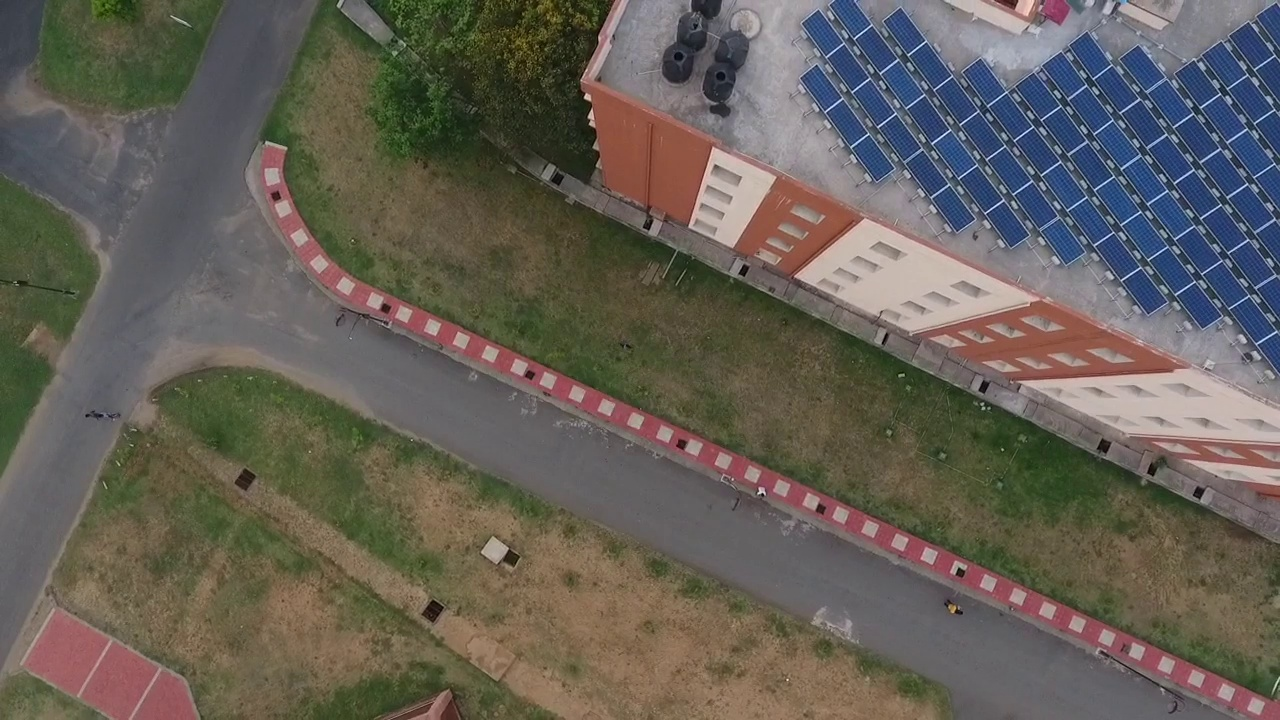
#> input picture 13-ann-road-classification/dataset/frame170.jpg, 1280 x 720 px
$ jupyter execute road-class-naive-bayes.ipynb   (shell and % lines are left out)
#> lines starting #> are read from the running program, lines starting #| are printed output that depends on the picture; after the words box and inside, x2 and y2 are one past the last pixel; in counts of white or black regions, pixels touching at a corner belong together
# Pixel level classification using Naive-Bayes Classifier

[cell 1]
import numpy as np
import matplotlib.pyplot as plt
from sklearn import preprocessing
from sklearn.metrics import confusion_matrix
from sklearn.model_selection import train_test_split
from sklearn.naive_bayes import GaussianNB
from sklearn.metrics import accuracy_score
import seaborn as sb
import cv2

plt.rcParams['figure.facecolor'] = 'w'
plt.rcParams['figure.figsize'] = [18, 16]
plt.rcParams['figure.dpi'] = 80
plt.rcParams['savefig.dpi'] = 80
plt.rcParams['font.size'] = 14

### Data preprocessing

[cell 2]
# Separate data channel and make channels as features
cws_path = 'dataset/'
img = cv2.imread(cws_path + 'frame170.jpg')
#> img is the input picture: shape (720, 1280, 3); mean B, G, R 87.2, 95.6, 100.9
img_GT = cv2.imread(cws_path + 'frame170.png')
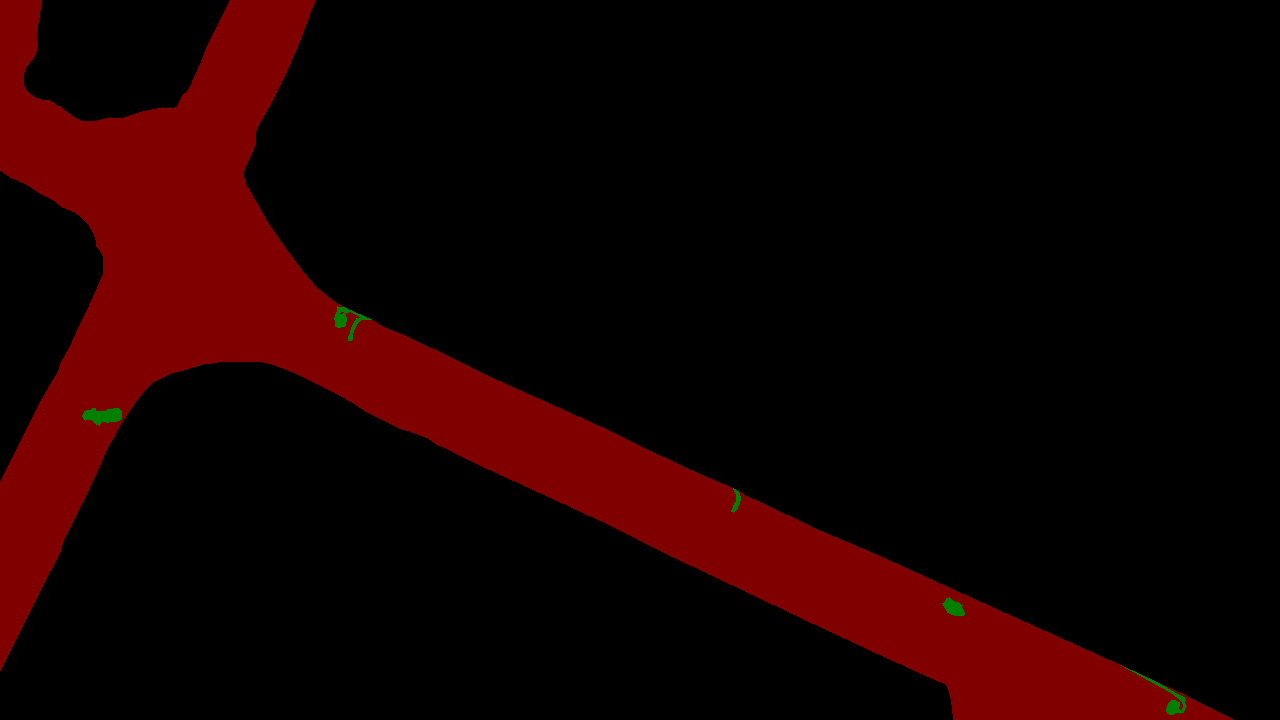
#> input picture 13-ann-road-classification/dataset/frame170.png, 1280 x 720 px
#> img_GT is the input picture: shape (720, 1280, 3); mean B, G, R 0, 0.2, 23.5
# img.shape
# Seprate channels of original image, flatten then stack together
img_B, img_G, img_R = img[:,:,0], img[:,:,1], img[:,:,2]
X = np.vstack((img_B.flatten(), img_G.flatten(), img_R.flatten())).T

# Convert GT to grayscale
#print(np.unique(img_GT[:,:,2]))
img_GT = cv2.cvtColor(img_GT, cv2.COLOR_BGR2GRAY)
#> img_GT: shape (720, 1280)
#print(img_GT.shape)

y = img_GT.flatten()

# Random shuffle the whole dataset
dataset = np.hstack((X, y.reshape(len(y), 1)))
np.random.shuffle(dataset)

# Split X and y
X = dataset[:,:-1]
y = dataset[:,-1]

# [9 lines of commented-out code are left out]

## Split training and Testing set

[cell 3]
# Split Training and Testing set
X_train, X_test, y_train, y_test = train_test_split(X, y, test_size=0.2)

## Create SVM model

[cell 4]
# [5 lines of commented-out code are left out]

## Create Naive-Bayes model

[cell 5]
model = GaussianNB()
model.fit(X_train, np.ravel(y_train))

# data prediction
y_predict = model.predict(X_test)
accuracy = accuracy_score(y_test, y_predict)
#> accuracy = 0.931

#print('PRIOR PROBABILITY : {}'.format(model.class_prior_))
print('TESTING ACCURACY : {:.4f} %'.format(accuracy * 100))
#| TESTING ACCURACY : 93.0935 %

[cell 6]
# Validation
img_valid = cv2.imread(cws_path+'frame120.jpg')
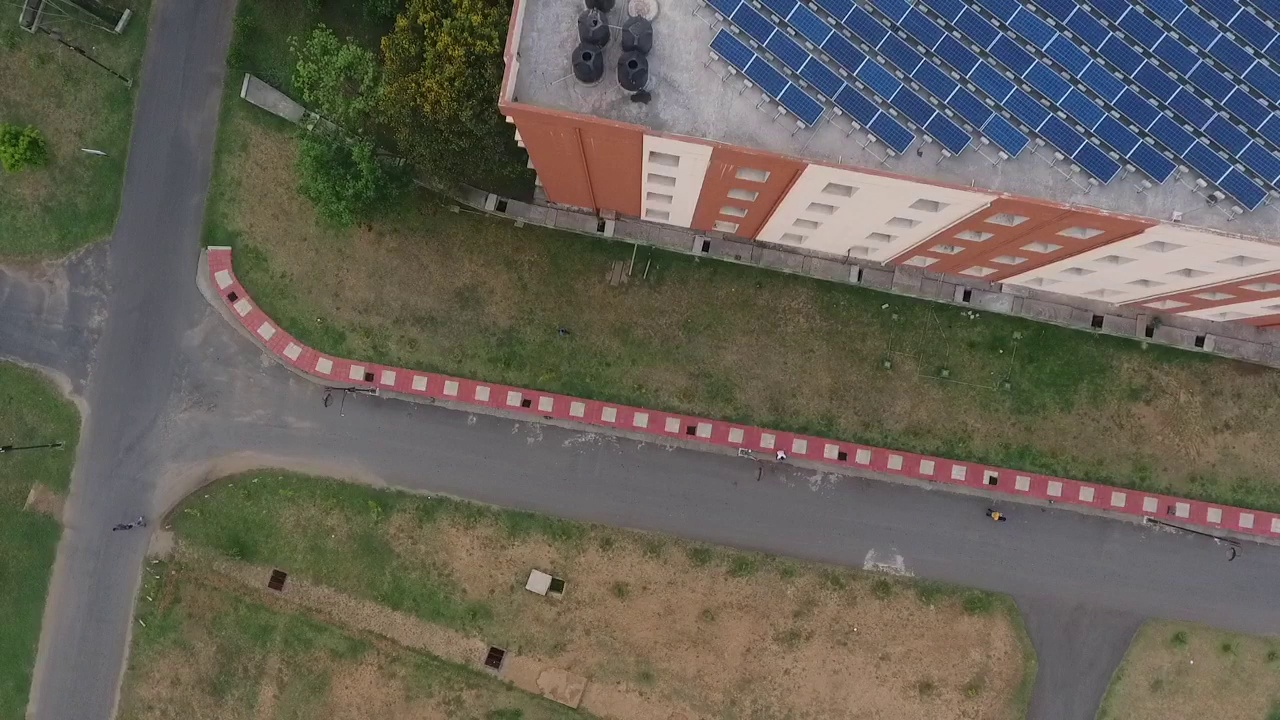
#> input picture 13-ann-road-classification/dataset/frame120.jpg, 1280 x 720 px
#> img_valid is the input picture: shape (720, 1280, 3); mean B, G, R 88.4, 98, 102.4
img_valid_GT = cv2.imread(cws_path+'frame120.png')
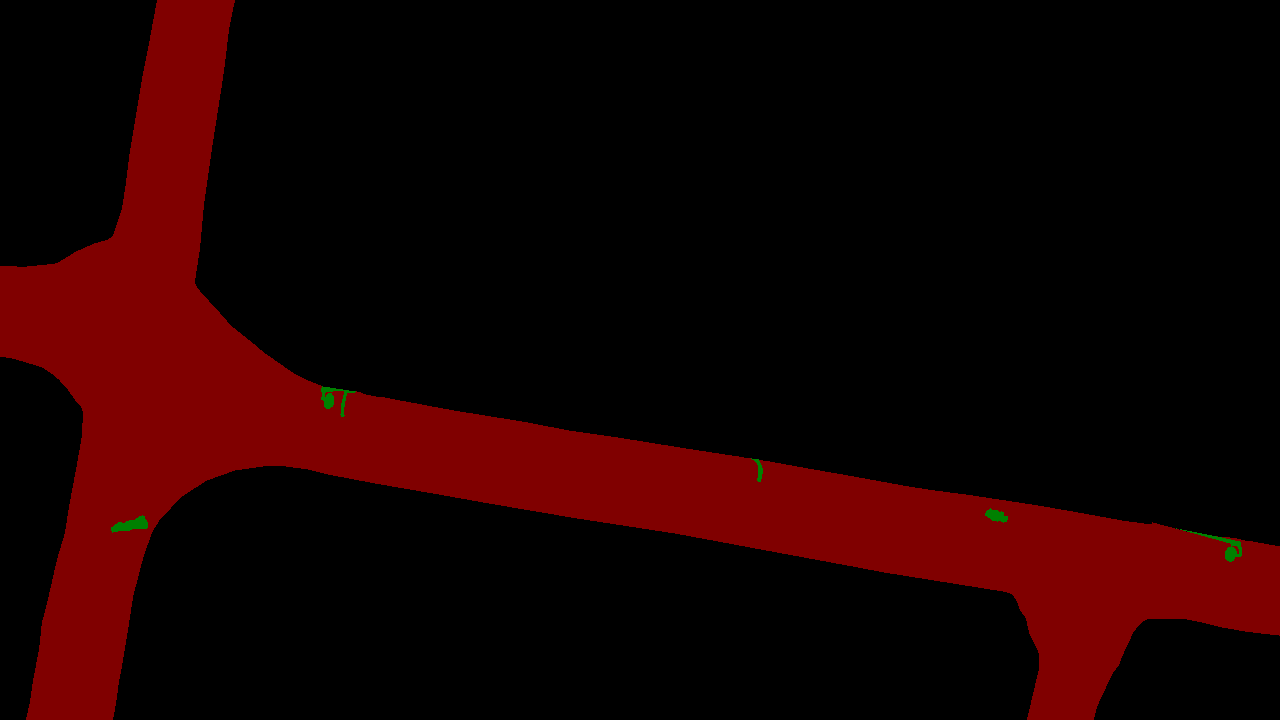
#> input picture 13-ann-road-classification/dataset/frame120.png, 1280 x 720 px
#> img_valid_GT is the input picture: shape (720, 1280, 3); mean B, G, R 0, 0.2, 26.1

# Seprate channels of original image, flatten then stack together
img_valid_B, img_valid_G, img_valid_R = img_valid[:,:,0], img_valid[:,:,1], img_valid[:,:,2]
X_valid = np.vstack((img_valid_B.flatten(), img_valid_G.flatten(), img_valid_R.flatten())).T

# Convert GT to grayscale
img_valid_GT = cv2.cvtColor(img_valid_GT, cv2.COLOR_BGR2GRAY)
#> img_valid_GT: shape (720, 1280)
y_valid = img_valid_GT.flatten()

y_predict = model.predict(X_valid)

accuracy_val = accuracy_score(y_valid, y_predict)
#> accuracy_val = 0.924
print('VALIDATION ACCURACY : {:05.4f} %'.format(accuracy_val*100))
#| VALIDATION ACCURACY : 92.4140 %

# Plotting
# Get the Goung_truth and the Predict images
ground_truth_image = img_valid_GT
predicted_image = np.reshape(y_predict, (img_valid_GT.shape[0],img_valid_GT.shape[1]))
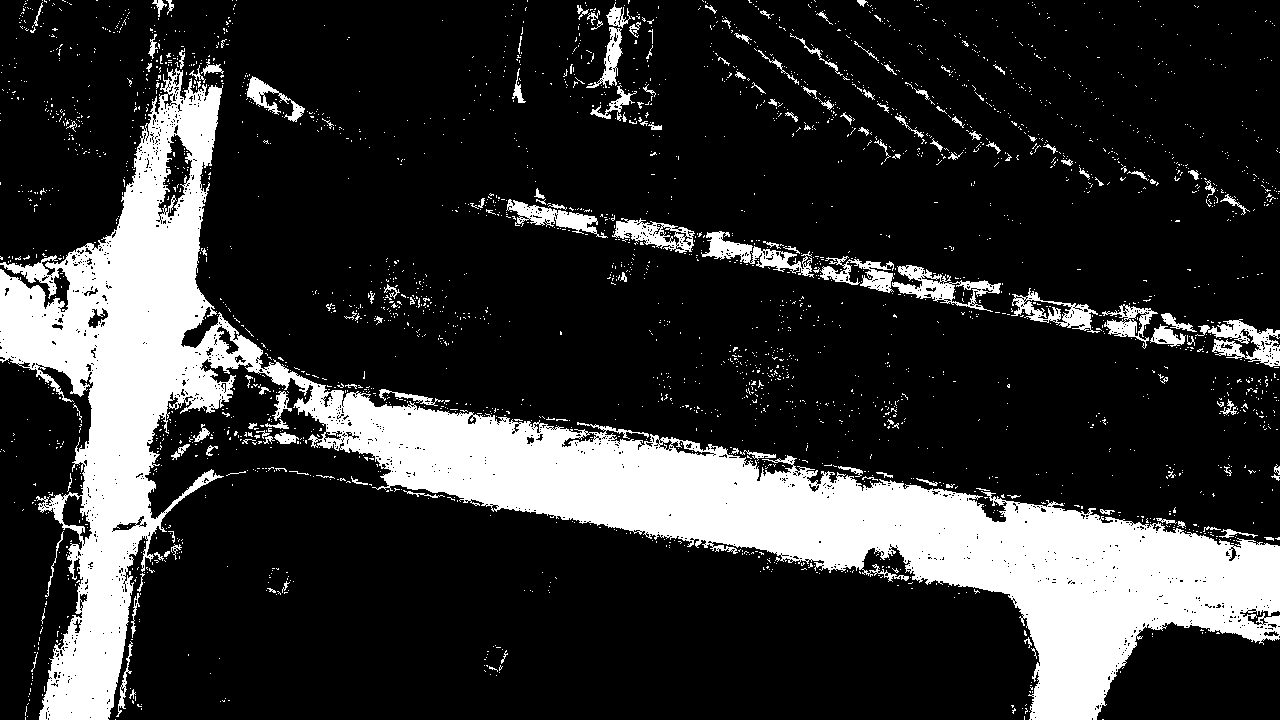
#> predicted_image: shape (720, 1280); values 0 (black) and 38 (white), 19.7% white; 2852 white regions (2695 under 20 px), largest, box (x1, y1, x2, y2) and area: (0, 68, 1280, 720) 154312, (1195, 319, 1280, 367) 1693, (892, 265, 1001, 312) 1650

# Ploting the the Actual Image and the Predicted Image
fig = plt.figure()
actual_fig = fig.add_subplot(1,2,1)
actual_fig.set_title('Actual image')
plt.imshow(img_valid)
predict_fig = fig.add_subplot(1,2,2)
predict_fig.set_title('Predicted image')
plt.imshow(predicted_image)
plt.show()
#> figure, not shown here; B, G, R data is drawn as R, G, B
